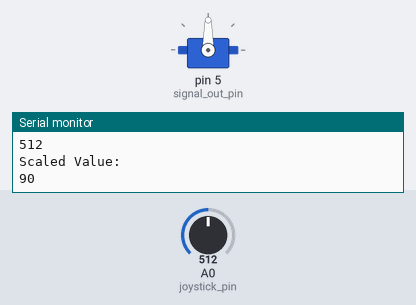
Bench run of a sketch on a simulated Arduino Uno, built with avr-gcc and run on an emulated ATmega328P. Shown: servo, the last lines printed to the serial monitor. The inputs (shaded band) are chosen by the test bench; at power-on: A0 (joystick_pin) = 512.

Above: at 1.2 s.
1.3 s: A0 (joystick_pin) set to 716
At 2.0 s:
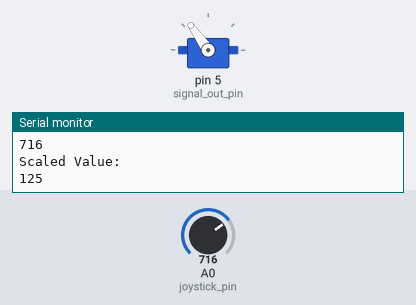
2.9 s: A0 (joystick_pin) set to 900
At 3.4 s:
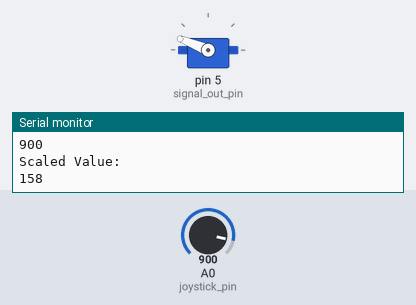
4.5 s: A0 (joystick_pin) set to 1023
At 4.9 s:
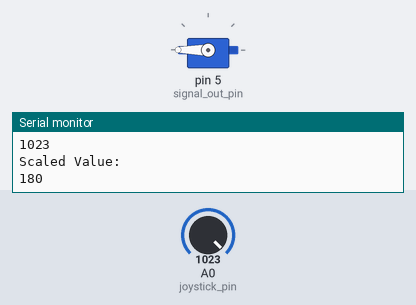
6.1 s: A0 (joystick_pin) set to 306
At 7.4 s:
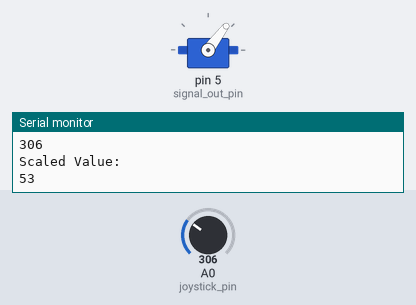
7.7 s: A0 (joystick_pin) set to 122
At 8.9 s:
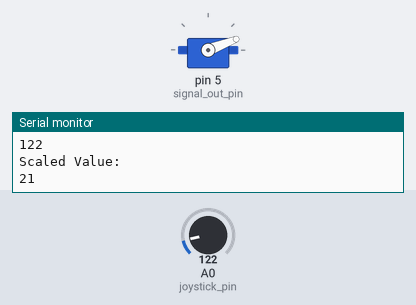
9.3 s: A0 (joystick_pin) set to 0
At 10.4 s:
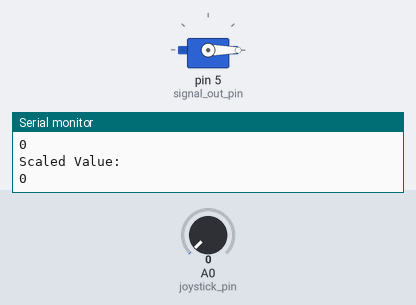
Timing chart, 0 to 11.9 s (numbered marks = the images above; inputs shaded):
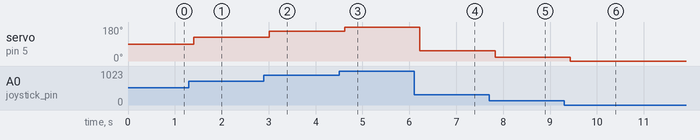

The sketch:

Ard_Joystick.ino
```cpp
#include <Servo.h>

Servo servo;                                  // Allows arduino to send PWM outputs easily
// Arduino pin numbers
const int joystick_pin = 0;                   // analog in pin connected to joystick VRx or VRy
const int signal_out_pin = 5;                 // digital output pin (PWM~)
int val;
const int DEBUG_MODE = true;                 // Change to true to run debugging mode

void setup() {
  servo.attach(signal_out_pin);               // Output PWM signal
  Serial.begin(19200);                      // Begins Logging on 19200 baud (Uncomment for debugging)
  Serial.println("Ready");                  // Prints to Serial Monitor
}

void loop() {
  if(DEBUG_MODE) {
    debug();                                // Runs the debug mode
  }
  else {
    normal_op();                            // Runs normal operations
  }
}

void normal_op() {
  val = analogRead(joystick_pin);            // reads the value of the joytsick (value between 0 and 1023)
  val = map(val, 0, 1023, 0, 180);           // scale joystick input to use it with the servo (value between 0 and 180)
  servo.write(val);                          // sets the PWM output according to the scaled value
  delay(15);                                 // delay to slow the loop() (15 for normal operations : 100 for debugging/logging)
}

void debug() {
  val = analogRead(joystick_pin);            // reads the value of the joytsick (value between 0 and 1023)
  Serial.print("Unscaled Value: \n");
  Serial.print(String(val));
  Serial.print("\n");
  val = map(val, 0, 1023, 0, 180);           // scale joystick input to use it with the servo (value between 0 and 180)
  Serial.print("Scaled Value: \n");
  Serial.print(val);
  Serial.print("\n");
  servo.write(val);                          // sets the PWM output according to the scaled value
  delay(200);                                 // delay to slow the loop()
}
```

Measured:
- after the input at 1.3 s, servo on pin 5 (signal_out_pin): 90° → 125° after 0.11 s
- after the input at 2.9 s, servo on pin 5 (signal_out_pin): 125° → 158° after 0.11 s
- after the input at 4.5 s, servo on pin 5 (signal_out_pin): 158° → 180° after 0.12 s
- after the input at 6.1 s, servo on pin 5 (signal_out_pin): 180° → 53° after 0.12 s
- after the input at 7.7 s, servo on pin 5 (signal_out_pin): 53° → 21° after 0.13 s
- after the input at 9.3 s, servo on pin 5 (signal_out_pin): 21° → 0° after 0.14 s
